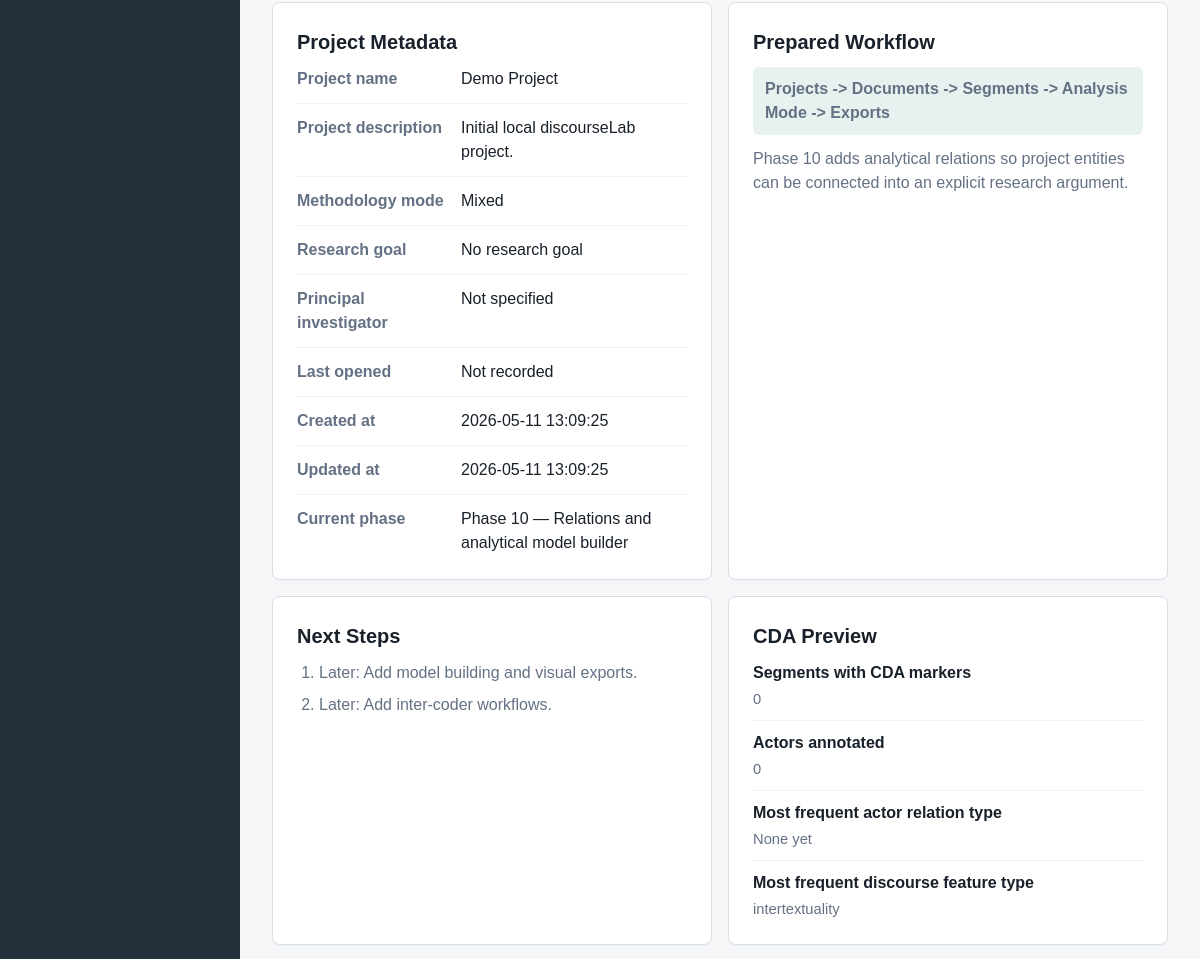
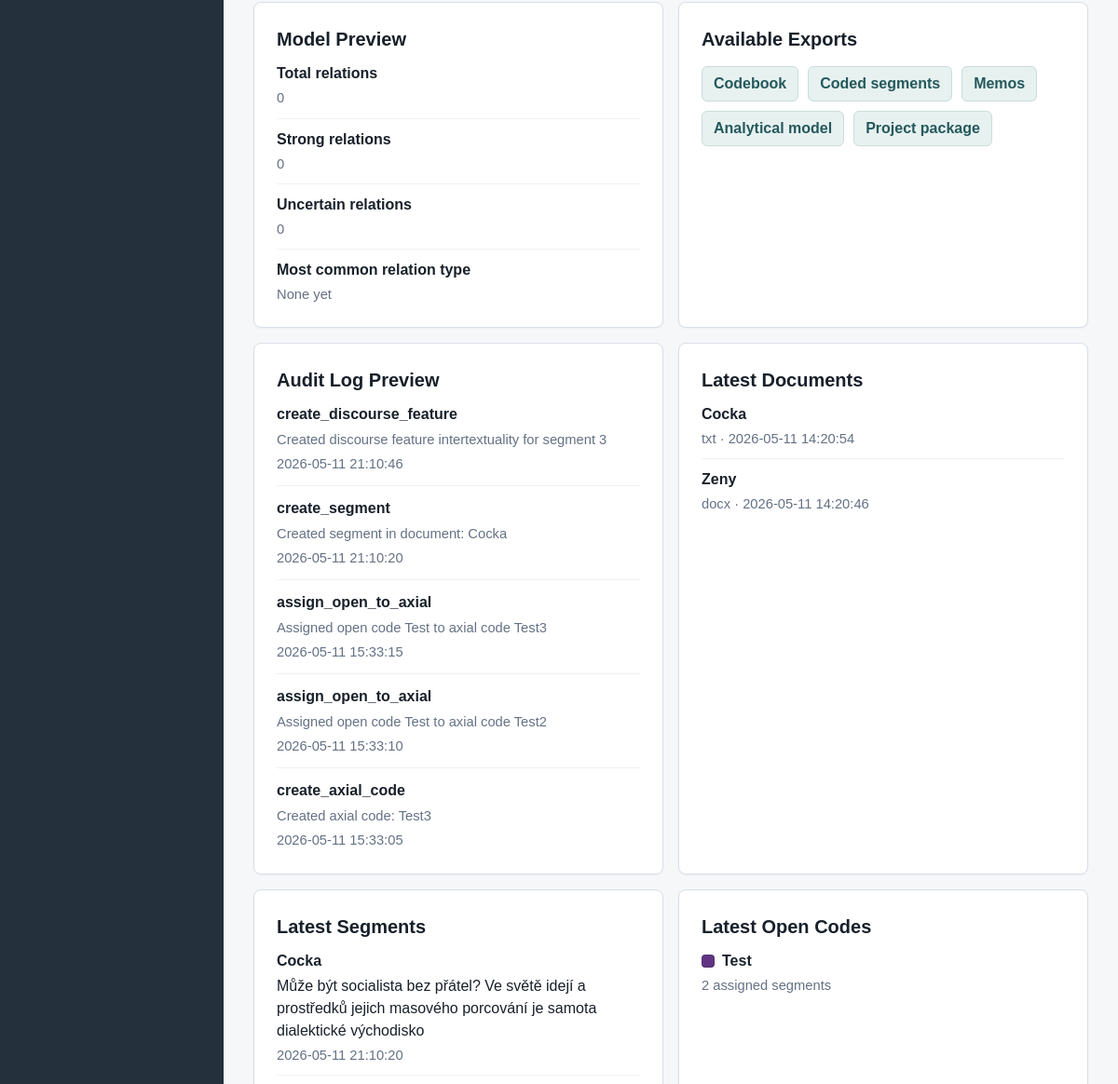
Before: / (middle part) with the older database file (2 pictures, top to bottom).
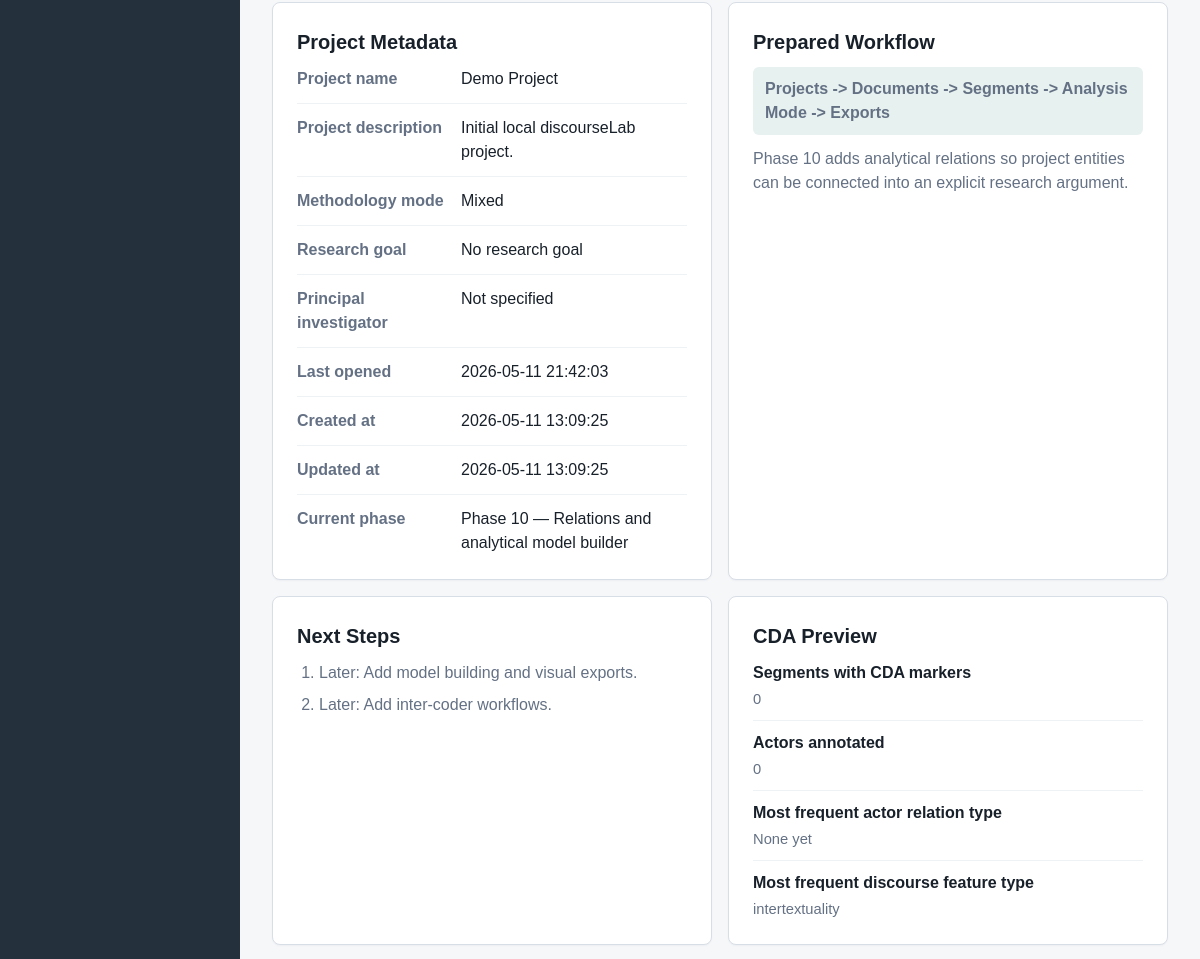
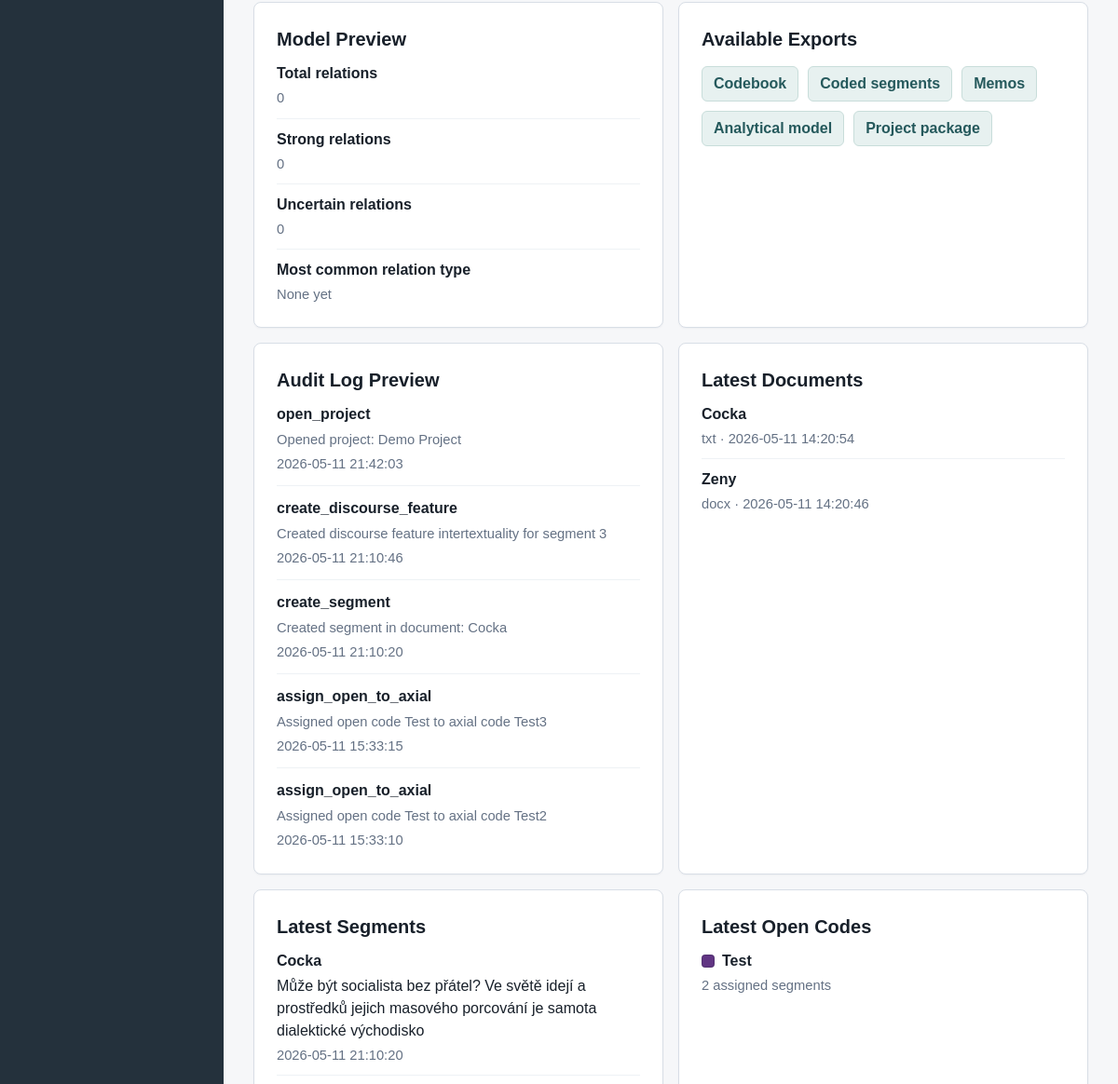
After: the same page with the newer database file (2 pictures, top to bottom).
### tables this page shows
CREATE TABLE audit_log (
    id INTEGER PRIMARY KEY AUTOINCREMENT,
    project_id INTEGER,
    entity_type TEXT NOT NULL,
    entity_id INTEGER,
    action TEXT NOT NULL,
    details TEXT,
    created_at TEXT NOT NULL DEFAULT CURRENT_TIMESTAMP,
    FOREIGN KEY (project_id) REFERENCES projects (id) ON DELETE SET NULL
);

CREATE TABLE documents (
    id INTEGER PRIMARY KEY AUTOINCREMENT,
    project_id INTEGER NOT NULL,
    title TEXT NOT NULL,
    original_filename TEXT,
    file_type TEXT,
    text_content TEXT,
    note TEXT,
    created_at TEXT NOT NULL DEFAULT CURRENT_TIMESTAMP,
    updated_at TEXT NOT NULL DEFAULT CURRENT_TIMESTAMP,
    FOREIGN KEY (project_id) REFERENCES projects (id) ON DELETE CASCADE
);

CREATE TABLE segments (
    id INTEGER PRIMARY KEY AUTOINCREMENT,
    document_id INTEGER NOT NULL,
    selected_text TEXT NOT NULL,
    start_offset INTEGER NOT NULL,
    end_offset INTEGER NOT NULL,
    note TEXT,
    created_at TEXT NOT NULL DEFAULT CURRENT_TIMESTAMP,
    updated_at TEXT NOT NULL DEFAULT CURRENT_TIMESTAMP, name TEXT,
    FOREIGN KEY (document_id) REFERENCES documents (id) ON DELETE CASCADE
);

CREATE TABLE codes (
    id INTEGER PRIMARY KEY AUTOINCREMENT,
    project_id INTEGER NOT NULL,
    name TEXT NOT NULL,
    description TEXT,
    code_type TEXT NOT NULL DEFAULT 'open',
    color TEXT NOT NULL DEFAULT '#2563eb',
    parent_id INTEGER,
    definition TEXT,
    include_when TEXT,
    exclude_when TEXT,
    example TEXT,
    analytical_note TEXT,
    created_at TEXT NOT NULL DEFAULT CURRENT_TIMESTAMP,
    updated_at TEXT NOT NULL DEFAULT CURRENT_TIMESTAMP, gt_conditions TEXT, gt_context TEXT, gt_actions_interactions TEXT, gt_consequences TEXT, gt_properties TEXT, gt_dimensions TEXT, gt_theoretical_note TEXT,
    FOREIGN KEY (project_id) REFERENCES projects (id) ON DELETE CASCADE,
    FOREIGN KEY (parent_id) REFERENCES codes (id) ON DELETE SET NULL
);

CREATE TABLE projects (
    id INTEGER PRIMARY KEY AUTOINCREMENT,
    name TEXT NOT NULL,
    description TEXT,
    created_at TEXT NOT NULL DEFAULT CURRENT_TIMESTAMP,
    updated_at TEXT NOT NULL DEFAULT CURRENT_TIMESTAMP
, methodology_mode TEXT NOT NULL DEFAULT 'mixed', status TEXT NOT NULL DEFAULT 'active', last_opened_at TEXT, research_goal TEXT, principal_investigator TEXT);

### app.py (the view)
    @app.route("/")
    def dashboard():
        active_project = get_active_project()
        counts = get_dashboard_counts(active_project["id"])
        audit_entries = get_latest_audit_entries(active_project["id"])
        latest_documents = get_latest_documents(active_project["id"])
        latest_segments = get_latest_segments(active_project["id"])
        latest_open_codes = get_latest_open_codes(active_project["id"])
        latest_coded_segments = get_latest_coded_segments(active_project["id"])
        latest_memos = get_latest_memos(active_project["id"])
        codes_missing_definitions = get_codes_missing_definitions(active_project["id"])
        gt_preview = get_gt_structure_preview(active_project["id"])
        cda_preview = get_cda_dashboard_preview(active_project["id"])
        model_preview = get_model_dashboard_preview(active_project["id"])
        return render_template(
            "dashboard.html",
            title="Dashboard",
            active_page="dashboard",
            active_project=active_project,
            counts=counts,
            audit_entries=audit_entries,
            latest_documents=latest_documents,
            latest_segments=latest_segments,
            latest_open_codes=latest_open_codes,
            latest_coded_segments=latest_coded_segments,
            latest_memos=latest_memos,
            codes_missing_definitions=codes_missing_definitions,
            gt_preview=gt_preview,
            cda_preview=cda_preview,
            model_preview=model_preview,
            current_phase=CURRENT_PHASE_LABEL,
            export_links=get_dashboard_export_links(),
            memo_type_labels=MEMO_TYPES,
            memo_status_labels=MEMO_STATUSES,
        )

### app.py (called while the page is built)
def get_db() -> sqlite3.Connection:
    if "db" not in g:
        g.db = sqlite3.connect(DATABASE)
        g.db.row_factory = sqlite3.Row
        g.db.execute("PRAGMA foreign_keys = ON")
    return g.db

def query_one(sql: str, params: tuple = ()) -> sqlite3.Row | None:
    return get_db().execute(sql, params).fetchone()

def query_all(sql: str, params: tuple = ()) -> list[sqlite3.Row]:
    return get_db().execute(sql, params).fetchall()

def get_project(project_id: int) -> sqlite3.Row | None:
    return query_one(
        """
        SELECT id, name, description, methodology_mode, status, last_opened_at,
               research_goal, principal_investigator, created_at, updated_at
        FROM projects
        WHERE id = ? AND status != 'deleted'
        """,
        (project_id,),
    )

def project_supports_gt(project: sqlite3.Row | dict) -> bool:
    return project["methodology_mode"] in {"gt", "mixed"}

def project_supports_cda(project: sqlite3.Row | dict) -> bool:
    return project["methodology_mode"] in {"cda", "mixed"}

### templates/dashboard.html (shortened to what the changed rows need)
{% extends "base.html" %}
{% block content %}
<section class="dashboard-grid">
    <article class="info-panel">
        <h2>Project Metadata</h2>
        <dl class="metadata-list">
            <div>
                <dt>Project name</dt>
                <dd>{{ active_project.name }}</dd>
            </div>
            <div>
                <dt>Project description</dt>
                <dd>{{ active_project.description }}</dd>
            </div>
            <div>
                <dt>Methodology mode</dt>
                <dd>{{ methodology_mode_labels[active_project.methodology_mode] }}</dd>
            </div>
            <div>
                <dt>Last opened</dt>
                <dd>{{ active_project.last_opened_at or "Not recorded" }}</dd>
            </div>
            <div>
                <dt>Created at</dt>
                <dd>{{ active_project.created_at }}</dd>
            </div>
            <div>
                <dt>Updated at</dt>
                <dd>{{ active_project.updated_at }}</dd>
            </div>
        </dl>
    </article>
    <article class="info-panel">
        <h2>Prepared Workflow</h2>
    </article>
    <article class="info-panel">
        <h2>Next Steps</h2>
    </article>
    <article class="info-panel">
        <h2>CDA Preview</h2>
    </article>
    <article class="info-panel">
        <h2>Model Preview</h2>
    </article>
    <article class="info-panel">
        <h2>Available Exports</h2>
        <div class="link-row">
            {% for export_link in export_links %}
                <a class="button-secondary" href="{{ url_for(export_link.endpoint) }}">{{ export_link.label }}</a>
            {% endfor %}
        </div>
    </article>
    <article class="info-panel">
        <h2>Audit Log Preview</h2>
        {% if audit_entries %}
            <ul class="audit-list">
                {% for entry in audit_entries %}
                    <li>
                        <span class="audit-action">{{ entry.action }}</span>
                        <span class="audit-details">{{ entry.details }}</span>
                        <span class="audit-time">{{ entry.created_at }}</span>
                    </li>
                {% endfor %}
            </ul>
        {% else %}
            <p>No audit log entries yet.</p>
        {% endif %}
    </article>
    <article class="info-panel">
        <h2>Latest Documents</h2>
        {% if latest_documents %}
            <ul class="compact-list">
                {% for document in latest_documents %}
                    <li>
                        <span>{{ document.title }}</span>
                        <span>{{ document.file_type }} · {{ document.created_at }}</span>
                    </li>
                {% endfor %}
            </ul>
        {% else %}
            <p>No documents imported yet.</p>
        {% endif %}
    </article>
    <article class="info-panel">
        <h2>Latest Segments</h2>
        {% if latest_segments %}
            <ul class="compact-list">
                {% for segment in latest_segments %}
                    <li>
                        <span>{{ segment.name or segment.document_title }}</span>
                        <span>{{ segment.selected_text[:120] }}{% if segment.selected_text|length > 120 %}...{% endif %}</span>
                        <span>{{ segment.created_at }}</span>
                    </li>
                {% endfor %}
            </ul>
        {% else %}
            <p>No segments created yet.</p>
        {% endif %}
    </article>
    <article class="info-panel">
        <h2>Latest Open Codes</h2>
        {% if latest_open_codes %}
            <ul class="compact-list">
                {% for code in latest_open_codes %}
                    <li>
                        <span><span class="color-swatch small" style="background: {{ code.color }}"></span>{{ code.name }}</span>
                        <span>{{ code.assigned_segment_count }} assigned segments</span>
                    </li>
                {% endfor %}
            </ul>
        {% else %}
            <p>No open codes created yet.</p>
        {% endif %}
    </article>
</section>
{% endblock %}

Changed rows visible on the page:
no longer on this page (row unchanged): audit_log: action "create_axial_code", details "Created axial code: Test3", created_at "2026-05-11 15:33:05"
changed projects "Demo Project": last_opened_at (not shown) → "2026-05-11 21:42:03"
added audit_log: action "open_project", details "Opened project: Demo Project", created_at "2026-05-11 21:42:03"
Other visible differences:
{{ active_project.last_opened_at or "Not recorded" }}: "Not recorded" → (not shown)
